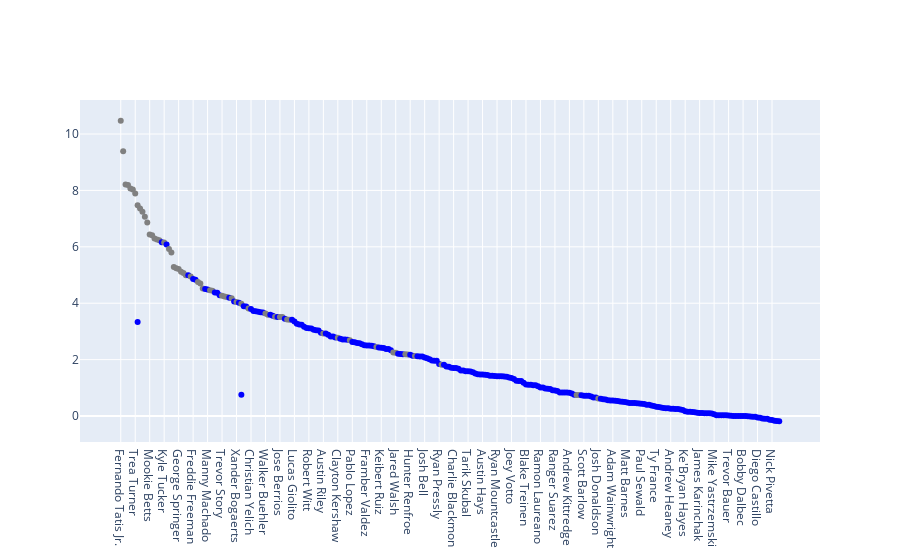

Notebook code cell kept with this figure:
### Code cell
def set_color(x):
    if(x == None):
        return "blue"
    else:
        return "gray"

        
fig = go.Figure()
fig.add_trace(
    go.Scatter(
        x=df['Name'].head(276),
        y=df['z'].head(276),
        mode='markers',
        marker=dict(color=list(map(set_color,df['Owner'])))
    )
)
fig.show()

### Figure 1 — Plotly figure (JSON) as saved in the notebook; plotly's stock layout.template omitted (floating-point values rounded to 4 significant figures; data arrays with more than 128 entries replaced by an {"elided": "..."} marker saying what was removed)
{"data": [{"marker": {"color": {"elided": "1219 str values"}}, "mode": "markers", "type": "scatter", "x": {"elided": "276 str values"}, "y": {"elided": "276 float values"}}], "layout": {}}
